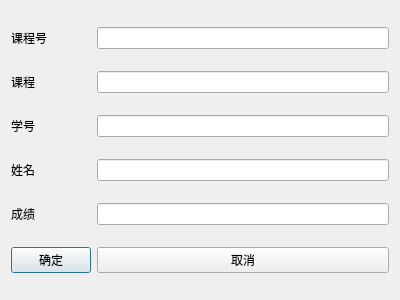
<?xml version="1.0" encoding="UTF-8"?>
<ui version="4.0">
 <class>teacell_updateStuInfo</class>
 <widget class="QDialog" name="teacell_updateStuInfo">
  <property name="geometry">
   <rect>
    <x>0</x>
    <y>0</y>
    <width>400</width>
    <height>300</height>
   </rect>
  </property>
  <property name="windowTitle">
   <string>Dialog</string>
  </property>
  <layout class="QGridLayout" name="gridLayout">
   <item row="0" column="0">
    <widget class="QLabel" name="label_5">
     <property name="text">
      <string>课程号</string>
     </property>
    </widget>
   </item>
   <item row="0" column="1">
    <widget class="QLineEdit" name="courseSet"/>
   </item>
   <item row="1" column="0">
    <widget class="QLabel" name="label_4">
     <property name="text">
      <string>课程</string>
     </property>
    </widget>
   </item>
   <item row="1" column="1">
    <widget class="QLineEdit" name="course"/>
   </item>
   <item row="2" column="0">
    <widget class="QLabel" name="label">
     <property name="text">
      <string>学号</string>
     </property>
    </widget>
   </item>
   <item row="2" column="1">
    <widget class="QLineEdit" name="sid"/>
   </item>
   <item row="3" column="0">
    <widget class="QLabel" name="label_2">
     <property name="text">
      <string>姓名</string>
     </property>
    </widget>
   </item>
   <item row="3" column="1">
    <widget class="QLineEdit" name="name"/>
   </item>
   <item row="4" column="0">
    <widget class="QLabel" name="label_3">
     <property name="text">
      <string>成绩</string>
     </property>
    </widget>
   </item>
   <item row="4" column="1">
    <widget class="QLineEdit" name="score"/>
   </item>
   <item row="5" column="0">
    <widget class="QPushButton" name="commitBtn">
     <property name="text">
      <string>确定</string>
     </property>
    </widget>
   </item>
   <item row="5" column="1">
    <widget class="QPushButton" name="cancelBtn">
     <property name="text">
      <string>取消</string>
     </property>
    </widget>
   </item>
  </layout>
 </widget>
 <resources/>
 <connections/>
</ui>
